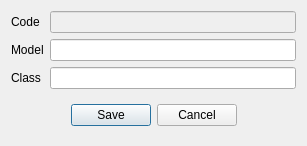
<?xml version="1.0" encoding="UTF-8"?>
<ui version="4.0">
 <class>REModelOfCars</class>
 <widget class="QDialog" name="REModelOfCars">
  <property name="geometry">
   <rect>
    <x>0</x>
    <y>0</y>
    <width>307</width>
    <height>137</height>
   </rect>
  </property>
  <property name="windowTitle">
   <string>Model of car</string>
  </property>
  <layout class="QGridLayout" name="gridLayout">
   <item row="0" column="0">
    <widget class="QLabel" name="label">
     <property name="text">
      <string>Code</string>
     </property>
    </widget>
   </item>
   <item row="2" column="1">
    <widget class="EQLineEdit" name="leClass">
     <property name="Field" stdset="0">
      <string>f_class</string>
     </property>
    </widget>
   </item>
   <item row="2" column="0">
    <widget class="QLabel" name="label_3">
     <property name="text">
      <string>Class</string>
     </property>
    </widget>
   </item>
   <item row="0" column="1">
    <widget class="EQLineEdit" name="leCode">
     <property name="enabled">
      <bool>false</bool>
     </property>
     <property name="focusPolicy">
      <enum>Qt::NoFocus</enum>
     </property>
     <property name="Field" stdset="0">
      <string>f_id</string>
     </property>
     <property name="PrimaryKey" stdset="0">
      <bool>true</bool>
     </property>
    </widget>
   </item>
   <item row="1" column="0">
    <widget class="QLabel" name="label_2">
     <property name="text">
      <string>Model</string>
     </property>
    </widget>
   </item>
   <item row="1" column="1">
    <widget class="EQLineEdit" name="leModel">
     <property name="Field" stdset="0">
      <string>f_model</string>
     </property>
    </widget>
   </item>
   <item row="3" column="0" colspan="2">
    <widget class="QWidget" name="widget" native="true">
     <layout class="QHBoxLayout" name="horizontalLayout">
      <item>
       <spacer name="horizontalSpacer">
        <property name="orientation">
         <enum>Qt::Horizontal</enum>
        </property>
        <property name="sizeHint" stdset="0">
         <size>
          <width>49</width>
          <height>20</height>
         </size>
        </property>
       </spacer>
      </item>
      <item>
       <widget class="QPushButton" name="btnSave">
        <property name="text">
         <string>Save</string>
        </property>
       </widget>
      </item>
      <item>
       <widget class="QPushButton" name="btnCancel">
        <property name="text">
         <string>Cancel</string>
        </property>
       </widget>
      </item>
      <item>
       <spacer name="horizontalSpacer_2">
        <property name="orientation">
         <enum>Qt::Horizontal</enum>
        </property>
        <property name="sizeHint" stdset="0">
         <size>
          <width>48</width>
          <height>20</height>
         </size>
        </property>
       </spacer>
      </item>
     </layout>
    </widget>
   </item>
  </layout>
 </widget>
 <customwidgets>
  <customwidget>
   <class>EQLineEdit</class>
   <extends>QLineEdit</extends>
   <header location="global">eqlineedit.h</header>
   <slots>
    <signal>customButtonClicked(bool)</signal>
   </slots>
  </customwidget>
 </customwidgets>
 <tabstops>
  <tabstop>leModel</tabstop>
  <tabstop>leClass</tabstop>
  <tabstop>btnSave</tabstop>
  <tabstop>btnCancel</tabstop>
  <tabstop>leCode</tabstop>
 </tabstops>
 <resources/>
 <connections/>
</ui>
